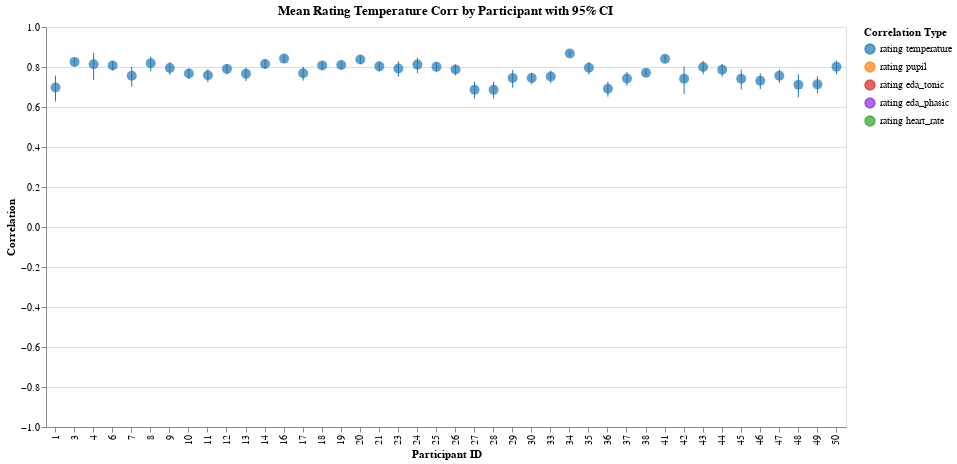

Here is the notebook cell this chart was saved with:
### Markdown cell above
## Rating / Temperature

### Code cell
col1, col2 = "rating", "temperature"

corr_by_trial = calculate_correlations_by_trial(df, col1, col2)
corr_by_participant = aggregate_correlations_fisher_z(
    corr_by_trial, col1, col2, "participant_id", include_ci=True
)
plot_correlations_by_trial(corr_by_trial, col1, col2)
temperature = plot_correlations_by_participant(
    corr_by_participant, col1, col2, with_config=False, color_map=COLORS
)
temperature

### Figure 1 — Vega-Lite specification as saved in the notebook (floating-point values rounded to 4 significant figures)
{"config": {"view": {"continuousWidth": 300, "continuousHeight": 300}}, "layer": [{"mark": {"type": "rule"}, "encoding": {"color": {"field": "correlation_type", "legend": {"labelExpr": "replace(replace(datum.label, '_corr', ''), '_', ' ')", "title": "Correlation Type"}, "scale": {"domain": ["rating_temperature_corr", "rating_pupil_corr", "rating_eda_tonic_corr", "rating_eda_phasic_corr", "rating_heart_rate_corr"], "range": ["#1f77b4", "#ff7f0e", "#d62728", "#8a2be2", "#2ca02c"]}, "type": "nominal"}, "x": {"axis": {"title": "Participant ID"}, "field": "participant_id", "type": "ordinal"}, "y": {"axis": {"title": "Correlation"}, "field": "participant_id_rating_temperature_corr_ci_lower", "scale": {"domain": [-1, 1]}, "type": "quantitative"}, "y2": {"field": "participant_id_rating_temperature_corr_ci_upper"}}, "title": "Mean Rating Temperature Corr by Participant with 95% CI"}, {"mark": {"type": "circle", "size": 100}, "encoding": {"color": {"field": "correlation_type", "legend": {"labelExpr": "replace(replace(datum.label, '_corr', ''), '_', ' ')", "title": "Correlation Type"}, "scale": {"domain": ["rating_temperature_corr", "rating_pupil_corr", "rating_eda_tonic_corr", "rating_eda_phasic_corr", "rating_heart_rate_corr"], "range": ["#1f77b4", "#ff7f0e", "#d62728", "#8a2be2", "#2ca02c"]}, "type": "nominal"}, "tooltip": [{"field": "participant_id", "title": "Participant", "type": "nominal"}, {"field": "participant_id_rating_temperature_corr_mean", "format": ".3f", "title": "Mean Correlation", "type": "quantitative"}, {"field": "participant_id_rating_temperature_corr_ci_lower", "format": ".3f", "title": "CI Lower", "type": "quantitative"}, {"field": "participant_id_rating_temperature_corr_ci_upper", "format": ".3f", "title": "CI Upper", "type": "quantitative"}], "x": {"axis": {"title": "Participant ID"}, "field": "participant_id", "type": "ordinal"}, "y": {"field": "participant_id_rating_temperature_corr_mean", "type": "quantitative"}}, "title": "Mean Rating Temperature Corr by Participant with 95% CI"}], "data": {"name": "data-0369cda319b026f719aa9de089e19b3f"}, "height": 400, "width": 800, "$schema": "https://vega.github.io/schema/vega-lite/v5.20.1.json", "datasets": {"data-0369cda319b026f719aa9de089e19b3f": [{"participant_id": 1, "participant_id_rating_temperature_corr_mean": 0.6976, "participant_id_rating_temperature_corr_ci_lower": 0.6271, "participant_id_rating_temperature_corr_ci_upper": 0.7567, "correlation_type": "rating_temperature_corr"}, {"participant_id": 3, "participant_id_rating_temperature_corr_mean": 0.8256, "participant_id_rating_temperature_corr_ci_lower": 0.804, "participant_id_rating_temperature_corr_ci_upper": 0.845, "correlation_type": "rating_temperature_corr"}, {"participant_id": 4, "participant_id_rating_temperature_corr_mean": 0.8135, "participant_id_rating_temperature_corr_ci_lower": 0.7343, "participant_id_rating_temperature_corr_ci_upper": 0.8708, "correlation_type": "rating_temperature_corr"}, {"participant_id": 6, "participant_id_rating_temperature_corr_mean": 0.8072, "participant_id_rating_temperature_corr_ci_lower": 0.7835, "participant_id_rating_temperature_corr_ci_upper": 0.8285, "correlation_type": "rating_temperature_corr"}, {"participant_id": 7, "participant_id_rating_temperature_corr_mean": 0.7561, "participant_id_rating_temperature_corr_ci_lower": 0.7009, "participant_id_rating_temperature_corr_ci_upper": 0.8023, "correlation_type": "rating_temperature_corr"}, {"participant_id": 8, "participant_id_rating_temperature_corr_mean": 0.8185, "participant_id_rating_temperature_corr_ci_lower": 0.7779, "participant_id_rating_temperature_corr_ci_upper": 0.8523, "correlation_type": "rating_temperature_corr"}, {"participant_id": 9, "participant_id_rating_temperature_corr_mean": 0.7954, "participant_id_rating_temperature_corr_ci_lower": 0.7614, "participant_id_rating_temperature_corr_ci_upper": 0.825, "correlation_type": "rating_temperature_corr"}, {"participant_id": 10, "participant_id_rating_temperature_corr_mean": 0.7676, "participant_id_rating_temperature_corr_ci_lower": 0.7397, "participant_id_rating_temperature_corr_ci_upper": 0.7928, "correlation_type": "rating_temperature_corr"}, {"participant_id": 11, "participant_id_rating_temperature_corr_mean": 0.7587, "participant_id_rating_temperature_corr_ci_lower": 0.7242, "participant_id_rating_temperature_corr_ci_upper": 0.7894, "correlation_type": "rating_temperature_corr"}, {"participant_id": 12, "participant_id_rating_temperature_corr_mean": 0.7905, "participant_id_rating_temperature_corr_ci_lower": 0.7637, "participant_id_rating_temperature_corr_ci_upper": 0.8145, "correlation_type": "rating_temperature_corr"}, {"participant_id": 13, "participant_id_rating_temperature_corr_mean": 0.766, "participant_id_rating_temperature_corr_ci_lower": 0.7294, "participant_id_rating_temperature_corr_ci_upper": 0.7981, "correlation_type": "rating_temperature_corr"}, {"participant_id": 14, "participant_id_rating_temperature_corr_mean": 0.8152, "participant_id_rating_temperature_corr_ci_lower": 0.7904, "participant_id_rating_temperature_corr_ci_upper": 0.8372, "correlation_type": "rating_temperature_corr"}, {"participant_id": 16, "participant_id_rating_temperature_corr_mean": 0.842, "participant_id_rating_temperature_corr_ci_lower": 0.8217, "participant_id_rating_temperature_corr_ci_upper": 0.8601, "correlation_type": "rating_temperature_corr"}, {"participant_id": 17, "participant_id_rating_temperature_corr_mean": 0.7686, "participant_id_rating_temperature_corr_ci_lower": 0.7315, "participant_id_rating_temperature_corr_ci_upper": 0.8012, "correlation_type": "rating_temperature_corr"}, {"participant_id": 18, "participant_id_rating_temperature_corr_mean": 0.8081, "participant_id_rating_temperature_corr_ci_lower": 0.7888, "participant_id_rating_temperature_corr_ci_upper": 0.8258, "correlation_type": "rating_temperature_corr"}, {"participant_id": 19, "participant_id_rating_temperature_corr_mean": 0.8103, "participant_id_rating_temperature_corr_ci_lower": 0.789, "participant_id_rating_temperature_corr_ci_upper": 0.8296, "correlation_type": "rating_temperature_corr"}, {"participant_id": 20, "participant_id_rating_temperature_corr_mean": 0.8379, "participant_id_rating_temperature_corr_ci_lower": 0.8146, "participant_id_rating_temperature_corr_ci_upper": 0.8584, "correlation_type": "rating_temperature_corr"}, {"participant_id": 21, "participant_id_rating_temperature_corr_mean": 0.8031, "participant_id_rating_temperature_corr_ci_lower": 0.777, "participant_id_rating_temperature_corr_ci_upper": 0.8265, "correlation_type": "rating_temperature_corr"}, {"participant_id": 23, "participant_id_rating_temperature_corr_mean": 0.7929, "participant_id_rating_temperature_corr_ci_lower": 0.7506, "participant_id_rating_temperature_corr_ci_upper": 0.8287, "correlation_type": "rating_temperature_corr"}, {"participant_id": 24, "participant_id_rating_temperature_corr_mean": 0.812, "participant_id_rating_temperature_corr_ci_lower": 0.7696, "participant_id_rating_temperature_corr_ci_upper": 0.8473, "correlation_type": "rating_temperature_corr"}, {"participant_id": 25, "participant_id_rating_temperature_corr_mean": 0.8014, "participant_id_rating_temperature_corr_ci_lower": 0.7755, "participant_id_rating_temperature_corr_ci_upper": 0.8246, "correlation_type": "rating_temperature_corr"}, {"participant_id": 26, "participant_id_rating_temperature_corr_mean": 0.7873, "participant_id_rating_temperature_corr_ci_lower": 0.7583, "participant_id_rating_temperature_corr_ci_upper": 0.8132, "correlation_type": "rating_temperature_corr"}, {"participant_id": 27, "participant_id_rating_temperature_corr_mean": 0.6865, "participant_id_rating_temperature_corr_ci_lower": 0.6422, "participant_id_rating_temperature_corr_ci_upper": 0.7262, "correlation_type": "rating_temperature_corr"}, {"participant_id": 28, "participant_id_rating_temperature_corr_mean": 0.6865, "participant_id_rating_temperature_corr_ci_lower": 0.6428, "participant_id_rating_temperature_corr_ci_upper": 0.7257, "correlation_type": "rating_temperature_corr"}, {"participant_id": 29, "participant_id_rating_temperature_corr_mean": 0.7446, "participant_id_rating_temperature_corr_ci_lower": 0.6966, "participant_id_rating_temperature_corr_ci_upper": 0.786, "correlation_type": "rating_temperature_corr"}, {"participant_id": 30, "participant_id_rating_temperature_corr_mean": 0.7447, "participant_id_rating_temperature_corr_ci_lower": 0.714, "participant_id_rating_temperature_corr_ci_upper": 0.7726, "correlation_type": "rating_temperature_corr"}, {"participant_id": 33, "participant_id_rating_temperature_corr_mean": 0.7529, "participant_id_rating_temperature_corr_ci_lower": 0.7202, "participant_id_rating_temperature_corr_ci_upper": 0.7822, "correlation_type": "rating_temperature_corr"}, {"participant_id": 34, "participant_id_rating_temperature_corr_mean": 0.8675, "participant_id_rating_temperature_corr_ci_lower": 0.8532, "participant_id_rating_temperature_corr_ci_upper": 0.8806, "correlation_type": "rating_temperature_corr"}, {"participant_id": 35, "participant_id_rating_temperature_corr_mean": 0.7961, "participant_id_rating_temperature_corr_ci_lower": 0.7629, "participant_id_rating_temperature_corr_ci_upper": 0.8252, "correlation_type": "rating_temperature_corr"}, {"participant_id": 36, "participant_id_rating_temperature_corr_mean": 0.6911, "participant_id_rating_temperature_corr_ci_lower": 0.6517, "participant_id_rating_temperature_corr_ci_upper": 0.7268, "correlation_type": "rating_temperature_corr"}, {"participant_id": 37, "participant_id_rating_temperature_corr_mean": 0.7421, "participant_id_rating_temperature_corr_ci_lower": 0.7058, "participant_id_rating_temperature_corr_ci_upper": 0.7746, "correlation_type": "rating_temperature_corr"}, {"participant_id": 38, "participant_id_rating_temperature_corr_mean": 0.7715, "participant_id_rating_temperature_corr_ci_lower": 0.7542, "participant_id_rating_temperature_corr_ci_upper": 0.7878, "correlation_type": "rating_temperature_corr"}, {"participant_id": 41, "participant_id_rating_temperature_corr_mean": 0.8408, "participant_id_rating_temperature_corr_ci_lower": 0.8219, "participant_id_rating_temperature_corr_ci_upper": 0.8578, "correlation_type": "rating_temperature_corr"}, {"participant_id": 42, "participant_id_rating_temperature_corr_mean": 0.7411, "participant_id_rating_temperature_corr_ci_lower": 0.6655, "participant_id_rating_temperature_corr_ci_upper": 0.8017, "correlation_type": "rating_temperature_corr"}, {"participant_id": 43, "participant_id_rating_temperature_corr_mean": 0.7996, "participant_id_rating_temperature_corr_ci_lower": 0.7633, "participant_id_rating_temperature_corr_ci_upper": 0.8309, "correlation_type": "rating_temperature_corr"}, {"participant_id": 44, "participant_id_rating_temperature_corr_mean": 0.7858, "participant_id_rating_temperature_corr_ci_lower": 0.7521, "participant_id_rating_temperature_corr_ci_upper": 0.8155, "correlation_type": "rating_temperature_corr"}, {"participant_id": 45, "participant_id_rating_temperature_corr_mean": 0.7412, "participant_id_rating_temperature_corr_ci_lower": 0.6873, "participant_id_rating_temperature_corr_ci_upper": 0.7869, "correlation_type": "rating_temperature_corr"}, {"participant_id": 46, "participant_id_rating_temperature_corr_mean": 0.731, "participant_id_rating_temperature_corr_ci_lower": 0.6895, "participant_id_rating_temperature_corr_ci_upper": 0.7677, "correlation_type": "rating_temperature_corr"}, {"participant_id": 47, "participant_id_rating_temperature_corr_mean": 0.7563, "participant_id_rating_temperature_corr_ci_lower": 0.7204, "participant_id_rating_temperature_corr_ci_upper": 0.7882, "correlation_type": "rating_temperature_corr"}, {"participant_id": 48, "participant_id_rating_temperature_corr_mean": 0.7112, "participant_id_rating_temperature_corr_ci_lower": 0.6492, "participant_id_rating_temperature_corr_ci_upper": 0.7638, "correlation_type": "rating_temperature_corr"}, {"participant_id": 49, "participant_id_rating_temperature_corr_mean": 0.7132, "participant_id_rating_temperature_corr_ci_lower": 0.6679, "participant_id_rating_temperature_corr_ci_upper": 0.7532, "correlation_type": "rating_temperature_corr"}, {"participant_id": 50, "participant_id_rating_temperature_corr_mean": 0.801, "participant_id_rating_temperature_corr_ci_lower": 0.7653, "participant_id_rating_temperature_corr_ci_upper": 0.8317, "correlation_type": "rating_temperature_corr"}]}}
